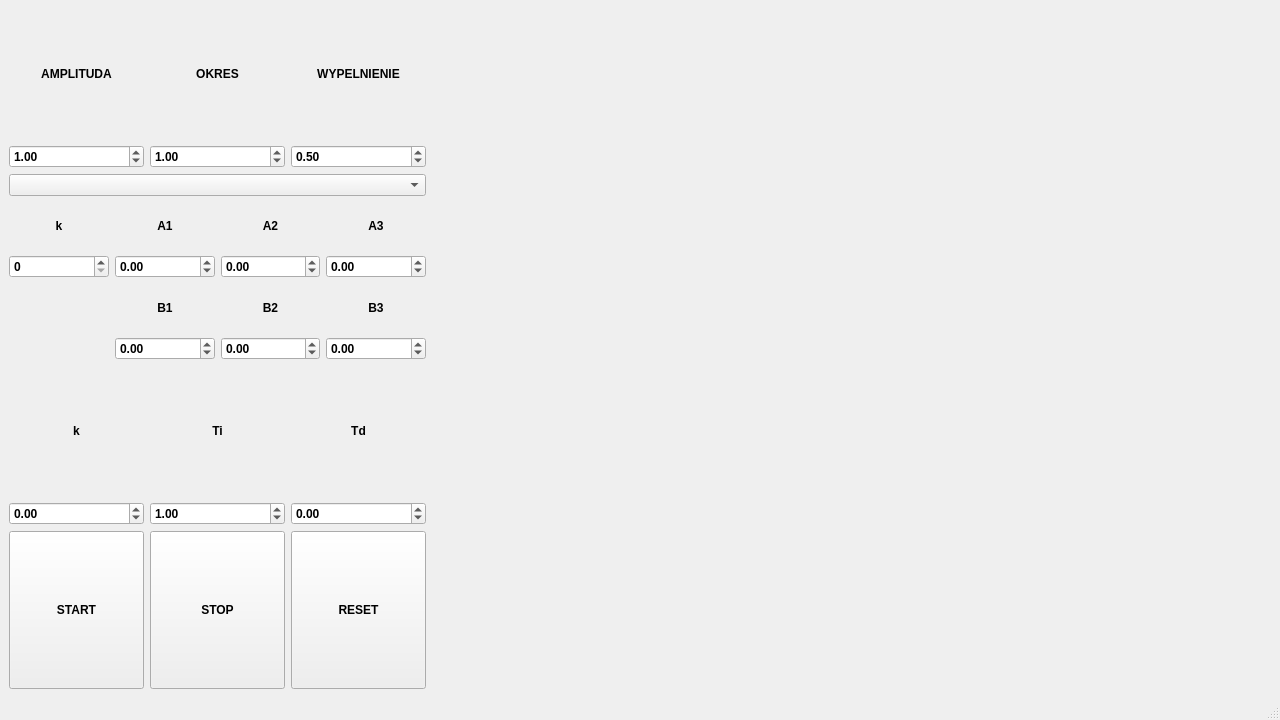
<?xml version="1.0" encoding="UTF-8"?>
<ui version="4.0">
 <class>MainWindow</class>
 <widget class="QMainWindow" name="MainWindow">
  <property name="geometry">
   <rect>
    <x>0</x>
    <y>0</y>
    <width>1280</width>
    <height>720</height>
   </rect>
  </property>
  <property name="minimumSize">
   <size>
    <width>1280</width>
    <height>720</height>
   </size>
  </property>
  <property name="maximumSize">
   <size>
    <width>3840</width>
    <height>2160</height>
   </size>
  </property>
  <property name="font">
   <font>
    <family>Arial</family>
    <bold>true</bold>
   </font>
  </property>
  <property name="windowTitle">
   <string>UAR - PROJEKT</string>
  </property>
  <property name="layoutDirection">
   <enum>Qt::LayoutDirection::LeftToRight</enum>
  </property>
  <property name="autoFillBackground">
   <bool>true</bool>
  </property>
  <widget class="QWidget" name="centralwidget">
   <layout class="QGridLayout" name="gridLayout_5">
    <item row="4" column="0">
     <layout class="QHBoxLayout" name="horizontalLayout">
      <item>
       <widget class="QPushButton" name="startButton">
        <property name="minimumSize">
         <size>
          <width>0</width>
          <height>100</height>
         </size>
        </property>
        <property name="maximumSize">
         <size>
          <width>16777215</width>
          <height>300</height>
         </size>
        </property>
        <property name="autoFillBackground">
         <bool>true</bool>
        </property>
        <property name="text">
         <string>START</string>
        </property>
       </widget>
      </item>
      <item>
       <widget class="QPushButton" name="stopButton">
        <property name="minimumSize">
         <size>
          <width>0</width>
          <height>100</height>
         </size>
        </property>
        <property name="maximumSize">
         <size>
          <width>16777215</width>
          <height>300</height>
         </size>
        </property>
        <property name="autoFillBackground">
         <bool>true</bool>
        </property>
        <property name="text">
         <string>STOP</string>
        </property>
       </widget>
      </item>
      <item>
       <widget class="QPushButton" name="resetButton">
        <property name="minimumSize">
         <size>
          <width>0</width>
          <height>100</height>
         </size>
        </property>
        <property name="maximumSize">
         <size>
          <width>16777215</width>
          <height>300</height>
         </size>
        </property>
        <property name="autoFillBackground">
         <bool>true</bool>
        </property>
        <property name="text">
         <string>RESET</string>
        </property>
       </widget>
      </item>
     </layout>
    </item>
    <item row="3" column="2" rowspan="2">
     <layout class="QVBoxLayout" name="verticalLayoutUchyb"/>
    </item>
    <item row="0" column="0">
     <layout class="QGridLayout" name="gridLayout_3">
      <item row="1" column="0">
       <widget class="QDoubleSpinBox" name="spinBoxAmplituda">
        <property name="minimumSize">
         <size>
          <width>134</width>
          <height>23</height>
         </size>
        </property>
        <property name="maximum">
         <double>10.000000000000000</double>
        </property>
        <property name="singleStep">
         <double>0.100000000000000</double>
        </property>
        <property name="value">
         <double>1.000000000000000</double>
        </property>
       </widget>
      </item>
      <item row="1" column="1">
       <widget class="QDoubleSpinBox" name="spinBoxOkres">
        <property name="minimumSize">
         <size>
          <width>135</width>
          <height>23</height>
         </size>
        </property>
        <property name="minimum">
         <double>0.100000000000000</double>
        </property>
        <property name="maximum">
         <double>100.000000000000000</double>
        </property>
        <property name="singleStep">
         <double>0.100000000000000</double>
        </property>
        <property name="value">
         <double>1.000000000000000</double>
        </property>
       </widget>
      </item>
      <item row="1" column="2">
       <widget class="QDoubleSpinBox" name="spinBoxWypelnienie">
        <property name="minimumSize">
         <size>
          <width>134</width>
          <height>23</height>
         </size>
        </property>
        <property name="maximum">
         <double>1.000000000000000</double>
        </property>
        <property name="singleStep">
         <double>0.010000000000000</double>
        </property>
        <property name="value">
         <double>0.500000000000000</double>
        </property>
       </widget>
      </item>
      <item row="0" column="0">
       <widget class="QLabel" name="label_8">
        <property name="sizePolicy">
         <sizepolicy hsizetype="Minimum" vsizetype="Minimum">
          <horstretch>0</horstretch>
          <verstretch>0</verstretch>
         </sizepolicy>
        </property>
        <property name="minimumSize">
         <size>
          <width>134</width>
          <height>123</height>
         </size>
        </property>
        <property name="maximumSize">
         <size>
          <width>16777215</width>
          <height>300</height>
         </size>
        </property>
        <property name="layoutDirection">
         <enum>Qt::LayoutDirection::LeftToRight</enum>
        </property>
        <property name="autoFillBackground">
         <bool>true</bool>
        </property>
        <property name="lineWidth">
         <number>2</number>
        </property>
        <property name="text">
         <string>AMPLITUDA</string>
        </property>
        <property name="alignment">
         <set>Qt::AlignmentFlag::AlignCenter</set>
        </property>
       </widget>
      </item>
      <item row="0" column="1">
       <widget class="QLabel" name="label_9">
        <property name="minimumSize">
         <size>
          <width>135</width>
          <height>123</height>
         </size>
        </property>
        <property name="maximumSize">
         <size>
          <width>16777215</width>
          <height>300</height>
         </size>
        </property>
        <property name="autoFillBackground">
         <bool>true</bool>
        </property>
        <property name="text">
         <string>OKRES</string>
        </property>
        <property name="alignment">
         <set>Qt::AlignmentFlag::AlignCenter</set>
        </property>
       </widget>
      </item>
      <item row="0" column="2">
       <widget class="QLabel" name="label_10">
        <property name="minimumSize">
         <size>
          <width>134</width>
          <height>123</height>
         </size>
        </property>
        <property name="maximumSize">
         <size>
          <width>16777215</width>
          <height>300</height>
         </size>
        </property>
        <property name="autoFillBackground">
         <bool>true</bool>
        </property>
        <property name="text">
         <string>WYPELNIENIE</string>
        </property>
        <property name="alignment">
         <set>Qt::AlignmentFlag::AlignCenter</set>
        </property>
       </widget>
      </item>
     </layout>
    </item>
    <item row="3" column="0">
     <layout class="QGridLayout" name="gridLayout_2">
      <item row="0" column="1">
       <widget class="QLabel" name="label_5">
        <property name="maximumSize">
         <size>
          <width>16777215</width>
          <height>300</height>
         </size>
        </property>
        <property name="autoFillBackground">
         <bool>true</bool>
        </property>
        <property name="text">
         <string>k</string>
        </property>
        <property name="alignment">
         <set>Qt::AlignmentFlag::AlignCenter</set>
        </property>
       </widget>
      </item>
      <item row="0" column="2">
       <widget class="QLabel" name="label_6">
        <property name="maximumSize">
         <size>
          <width>16777215</width>
          <height>300</height>
         </size>
        </property>
        <property name="autoFillBackground">
         <bool>true</bool>
        </property>
        <property name="text">
         <string>Ti</string>
        </property>
        <property name="alignment">
         <set>Qt::AlignmentFlag::AlignCenter</set>
        </property>
       </widget>
      </item>
      <item row="1" column="2">
       <widget class="QDoubleSpinBox" name="spinBoxTi">
        <property name="autoFillBackground">
         <bool>true</bool>
        </property>
        <property name="minimum">
         <double>-100.000000000000000</double>
        </property>
        <property name="maximum">
         <double>100.000000000000000</double>
        </property>
        <property name="singleStep">
         <double>0.100000000000000</double>
        </property>
        <property name="value">
         <double>1.000000000000000</double>
        </property>
       </widget>
      </item>
      <item row="1" column="1">
       <widget class="QDoubleSpinBox" name="spinBoxK">
        <property name="autoFillBackground">
         <bool>true</bool>
        </property>
        <property name="minimum">
         <double>-100.000000000000000</double>
        </property>
        <property name="maximum">
         <double>100.000000000000000</double>
        </property>
        <property name="singleStep">
         <double>0.100000000000000</double>
        </property>
       </widget>
      </item>
      <item row="1" column="3">
       <widget class="QDoubleSpinBox" name="spinBoxTd">
        <property name="autoFillBackground">
         <bool>true</bool>
        </property>
        <property name="minimum">
         <double>-100.000000000000000</double>
        </property>
        <property name="maximum">
         <double>100.000000000000000</double>
        </property>
        <property name="singleStep">
         <double>0.100000000000000</double>
        </property>
       </widget>
      </item>
      <item row="0" column="3">
       <widget class="QLabel" name="label_7">
        <property name="sizePolicy">
         <sizepolicy hsizetype="Preferred" vsizetype="Preferred">
          <horstretch>0</horstretch>
          <verstretch>0</verstretch>
         </sizepolicy>
        </property>
        <property name="minimumSize">
         <size>
          <width>0</width>
          <height>50</height>
         </size>
        </property>
        <property name="maximumSize">
         <size>
          <width>16777215</width>
          <height>300</height>
         </size>
        </property>
        <property name="layoutDirection">
         <enum>Qt::LayoutDirection::LeftToRight</enum>
        </property>
        <property name="autoFillBackground">
         <bool>true</bool>
        </property>
        <property name="frameShape">
         <enum>QFrame::Shape::NoFrame</enum>
        </property>
        <property name="text">
         <string>Td</string>
        </property>
        <property name="alignment">
         <set>Qt::AlignmentFlag::AlignCenter</set>
        </property>
       </widget>
      </item>
     </layout>
    </item>
    <item row="1" column="0">
     <widget class="QComboBox" name="signalTypeComboBox">
      <property name="autoFillBackground">
       <bool>true</bool>
      </property>
     </widget>
    </item>
    <item row="0" column="1" rowspan="3" colspan="2">
     <layout class="QVBoxLayout" name="verticalLayout">
      <property name="sizeConstraint">
       <enum>QLayout::SizeConstraint::SetDefaultConstraint</enum>
      </property>
     </layout>
    </item>
    <item row="3" column="1" rowspan="2">
     <layout class="QVBoxLayout" name="verticalLayoutPID"/>
    </item>
    <item row="2" column="0">
     <layout class="QGridLayout" name="gridLayout_4">
      <item row="0" column="1">
       <widget class="QLabel" name="label">
        <property name="maximumSize">
         <size>
          <width>16777215</width>
          <height>300</height>
         </size>
        </property>
        <property name="autoFillBackground">
         <bool>true</bool>
        </property>
        <property name="text">
         <string>A1</string>
        </property>
        <property name="alignment">
         <set>Qt::AlignmentFlag::AlignCenter</set>
        </property>
       </widget>
      </item>
      <item row="0" column="0">
       <widget class="QLabel" name="label_11">
        <property name="maximumSize">
         <size>
          <width>16777215</width>
          <height>300</height>
         </size>
        </property>
        <property name="autoFillBackground">
         <bool>true</bool>
        </property>
        <property name="text">
         <string>k</string>
        </property>
        <property name="alignment">
         <set>Qt::AlignmentFlag::AlignCenter</set>
        </property>
       </widget>
      </item>
      <item row="1" column="0" alignment="Qt::AlignmentFlag::AlignVCenter">
       <widget class="QSpinBox" name="spinBoxCzas">
        <property name="maximum">
         <number>100</number>
        </property>
       </widget>
      </item>
      <item row="1" column="3">
       <widget class="QDoubleSpinBox" name="spinBoxA3">
        <property name="minimum">
         <double>-99.000000000000000</double>
        </property>
        <property name="singleStep">
         <double>0.100000000000000</double>
        </property>
       </widget>
      </item>
      <item row="0" column="2">
       <widget class="QLabel" name="label_2">
        <property name="maximumSize">
         <size>
          <width>16777215</width>
          <height>300</height>
         </size>
        </property>
        <property name="autoFillBackground">
         <bool>true</bool>
        </property>
        <property name="text">
         <string>A2</string>
        </property>
        <property name="alignment">
         <set>Qt::AlignmentFlag::AlignCenter</set>
        </property>
       </widget>
      </item>
      <item row="1" column="1">
       <widget class="QDoubleSpinBox" name="spinBoxA1">
        <property name="autoFillBackground">
         <bool>true</bool>
        </property>
        <property name="minimum">
         <double>-100.000000000000000</double>
        </property>
        <property name="maximum">
         <double>100.000000000000000</double>
        </property>
        <property name="singleStep">
         <double>0.100000000000000</double>
        </property>
       </widget>
      </item>
      <item row="1" column="2">
       <widget class="QDoubleSpinBox" name="spinBoxA2">
        <property name="autoFillBackground">
         <bool>true</bool>
        </property>
        <property name="minimum">
         <double>-100.000000000000000</double>
        </property>
        <property name="maximum">
         <double>100.000000000000000</double>
        </property>
        <property name="singleStep">
         <double>0.100000000000000</double>
        </property>
       </widget>
      </item>
      <item row="2" column="1">
       <widget class="QLabel" name="label_3">
        <property name="maximumSize">
         <size>
          <width>16777215</width>
          <height>300</height>
         </size>
        </property>
        <property name="autoFillBackground">
         <bool>true</bool>
        </property>
        <property name="text">
         <string>B1</string>
        </property>
        <property name="alignment">
         <set>Qt::AlignmentFlag::AlignCenter</set>
        </property>
       </widget>
      </item>
      <item row="0" column="3">
       <widget class="QLabel" name="label_12">
        <property name="maximumSize">
         <size>
          <width>16777215</width>
          <height>300</height>
         </size>
        </property>
        <property name="autoFillBackground">
         <bool>true</bool>
        </property>
        <property name="text">
         <string>A3</string>
        </property>
        <property name="alignment">
         <set>Qt::AlignmentFlag::AlignCenter</set>
        </property>
       </widget>
      </item>
      <item row="3" column="1">
       <widget class="QDoubleSpinBox" name="spinBoxB1">
        <property name="autoFillBackground">
         <bool>true</bool>
        </property>
        <property name="minimum">
         <double>-100.000000000000000</double>
        </property>
        <property name="maximum">
         <double>100.000000000000000</double>
        </property>
        <property name="singleStep">
         <double>0.100000000000000</double>
        </property>
       </widget>
      </item>
      <item row="2" column="2">
       <widget class="QLabel" name="label_4">
        <property name="maximumSize">
         <size>
          <width>16777215</width>
          <height>300</height>
         </size>
        </property>
        <property name="autoFillBackground">
         <bool>true</bool>
        </property>
        <property name="text">
         <string>B2</string>
        </property>
        <property name="alignment">
         <set>Qt::AlignmentFlag::AlignCenter</set>
        </property>
       </widget>
      </item>
      <item row="3" column="2">
       <widget class="QDoubleSpinBox" name="spinBoxB2">
        <property name="autoFillBackground">
         <bool>true</bool>
        </property>
        <property name="minimum">
         <double>-100.000000000000000</double>
        </property>
        <property name="maximum">
         <double>100.000000000000000</double>
        </property>
        <property name="singleStep">
         <double>0.100000000000000</double>
        </property>
       </widget>
      </item>
      <item row="3" column="3">
       <widget class="QDoubleSpinBox" name="spinBoxB3">
        <property name="minimum">
         <double>-99.000000000000000</double>
        </property>
        <property name="singleStep">
         <double>0.100000000000000</double>
        </property>
       </widget>
      </item>
      <item row="2" column="3">
       <widget class="QLabel" name="label_13">
        <property name="maximumSize">
         <size>
          <width>16777215</width>
          <height>300</height>
         </size>
        </property>
        <property name="autoFillBackground">
         <bool>true</bool>
        </property>
        <property name="text">
         <string>B3</string>
        </property>
        <property name="alignment">
         <set>Qt::AlignmentFlag::AlignCenter</set>
        </property>
       </widget>
      </item>
     </layout>
    </item>
   </layout>
  </widget>
  <widget class="QMenuBar" name="menubar">
   <property name="geometry">
    <rect>
     <x>0</x>
     <y>0</y>
     <width>1280</width>
     <height>19</height>
    </rect>
   </property>
  </widget>
  <widget class="QStatusBar" name="statusbar"/>
 </widget>
 <resources/>
 <connections/>
</ui>
